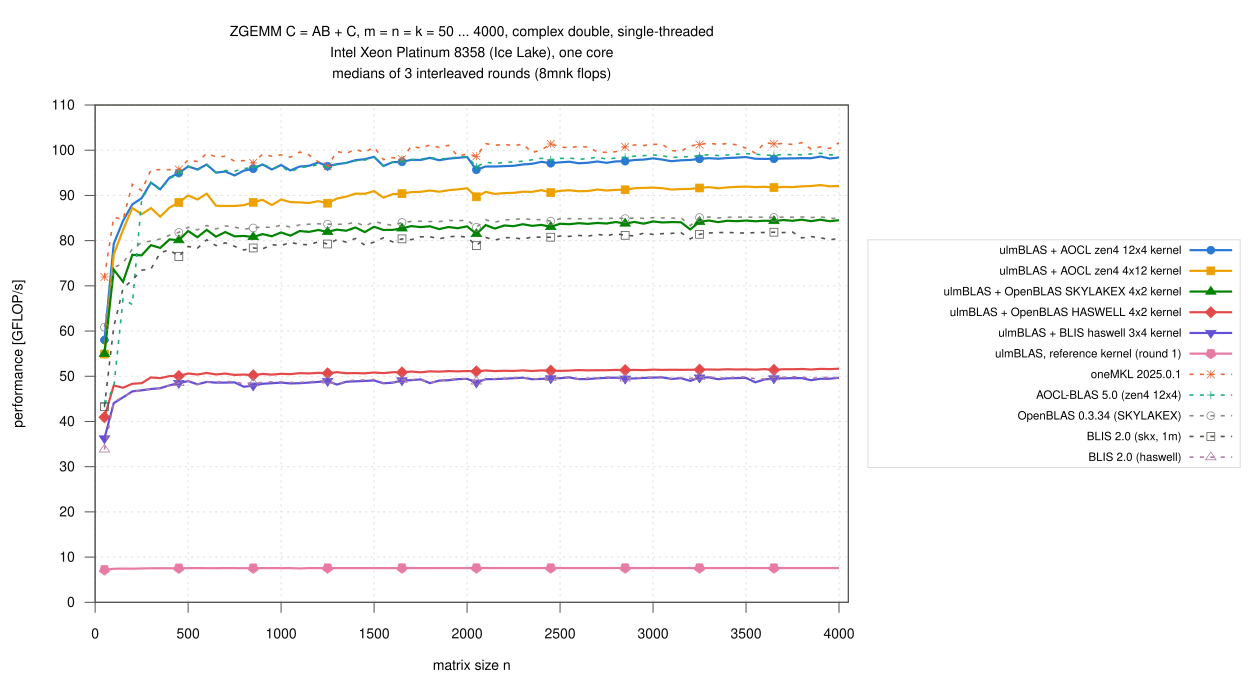

Reproduce this figure in gnuplot.
load "_style.gp"
set terminal svg size 1250,680 dynamic enhanced font "Helvetica,14" background rgb "white"
set output "zgemm_full.svg"
set title "ZGEMM C = AB + C, m = n = k = 50 ... 4000, complex double, single-threaded\n".CPU."\nmedians of 3 interleaved rounds (8mnk flops)" font ",14"
set xlabel "matrix size n"
set ylabel "performance [GFLOP/s]"
set xrange [0:4050]
set xtics 500
set yrange [0:110]
set ytics 10
set key outside right center vertical font ",11.5" spacing 1.2 width 1 box lc rgb "#dcdcdc"
plot for [i=1:|V|] D."gemm.csv" using "n":V[i] with linespoints \
         lc rgb C[i] lw (K[i] ? 2.2 : 1.6) dt (K[i] ? 1 : 2) pt P[i] pi 8 ps 0.75 title T[i]
